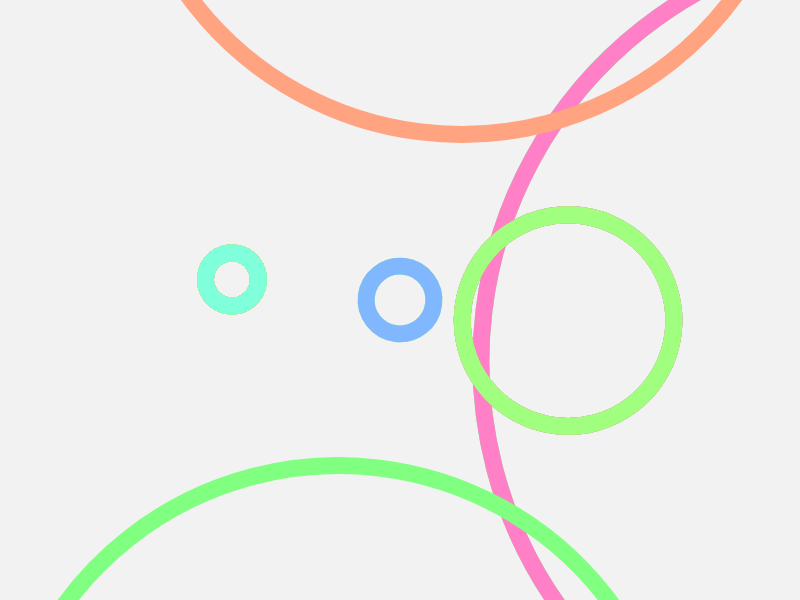
Frame 1 (no input)
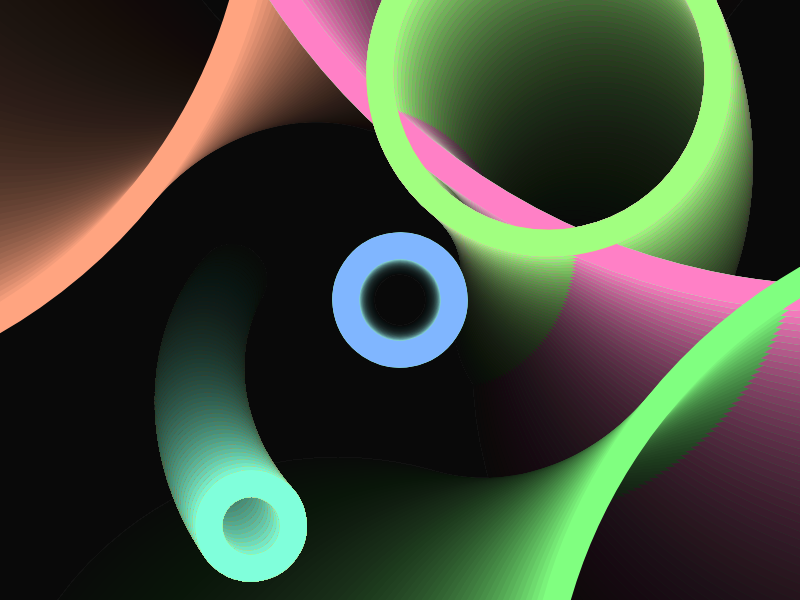
Frame 60 (no input)
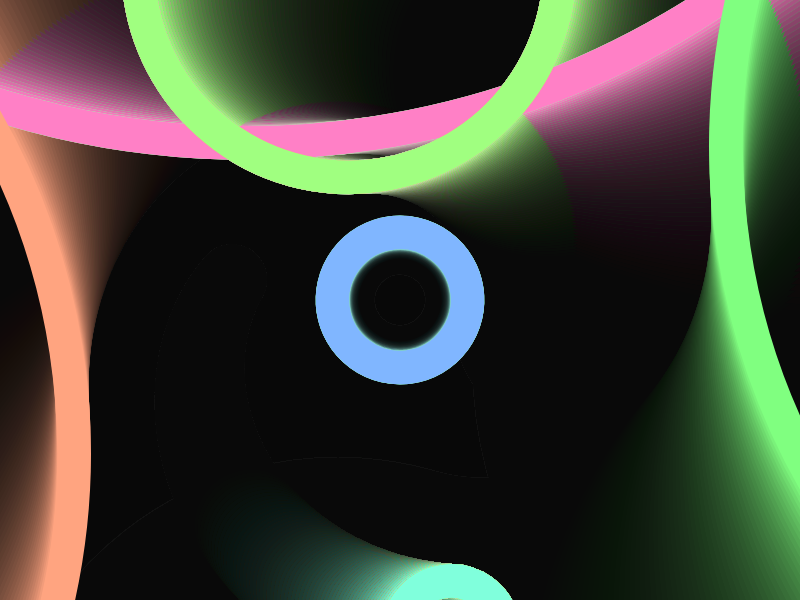
Frame 120 (the mouse pressed at the canvas centre since frame 60)

The p5.js sketch that drew these frames (run headless with seeded random() and noise() and a simulated clock; from frame 60 on, the mouse is pressed at the canvas centre):

// p5.js sketch
// ── sketch.js
let count;

function setup() {
 createCanvas(800, 600);
 colorMode(HSB);
 noFill();

}

function draw() {
  
  background(0, 0, 0, .05);
  stroke(0, 0, 100)

  count = 0;

  push();
  translate(width / 2, height/2);
  scale(map(sin(frameCount * 0.01), -1, 1, -1.5, 35));
  rotate(-map(sin(frameCount * 0.01), -1, 1, 1, 5));
  drawCircle(0, 0, 400);
  pop();
  

}

function drawCircle(x, y, r){
  count++;

  let h = map(count + frameCount * .01, 0, 1023, 0, 360) % 360;

  stroke(h, 50, 100);


  if (r > 1){

    
    ellipse(x, y, r);

    drawCircle(x + 70, y, r/2);
    drawCircle(x - 50, y, r/2);
    drawCircle(x, y + 30 , r/10);
    drawCircle(x, y - 30, r/10);
  }else {
    // console.log(count);
  }
    
  
}


// ── Circle.js
class Circle{
    constructor(x, y, r, i){
        this.x = x;
        this.y = y;
        this.r = r;
        this.index = i;

        this.hue = random(170, 270);
    }

    show(){
        stroke(this.hue, 100, 100);
        push();
        translate(this.x,this.y);
        ellipse(this.x, this.y, this.r);
        pop();
    }

    update(){
        // this.r += 10;
        if (this.r > 500){
            // circles.splice(this.index, 1);
        }
    }
}
